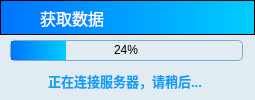
<?xml version="1.0" encoding="UTF-8"?>
<ui version="4.0">
 <class>loadingDlg</class>
 <widget class="QDialog" name="loadingDlg">
  <property name="geometry">
   <rect>
    <x>0</x>
    <y>0</y>
    <width>255</width>
    <height>100</height>
   </rect>
  </property>
  <property name="minimumSize">
   <size>
    <width>255</width>
    <height>100</height>
   </size>
  </property>
  <property name="maximumSize">
   <size>
    <width>255</width>
    <height>100</height>
   </size>
  </property>
  <property name="windowTitle">
   <string>Dialog</string>
  </property>
  <property name="styleSheet">
   <string notr="true">background-color: #e1ebf2;
</string>
  </property>
  <widget class="QProgressBar" name="progressBar">
   <property name="geometry">
    <rect>
     <x>10</x>
     <y>40</y>
     <width>233</width>
     <height>21</height>
    </rect>
   </property>
   <property name="minimumSize">
    <size>
     <width>233</width>
     <height>0</height>
    </size>
   </property>
   <property name="maximumSize">
    <size>
     <width>233</width>
     <height>16777215</height>
    </size>
   </property>
   <property name="styleSheet">
    <string notr="true">QProgressBar{border: 1px solid #7cadc9;border-radius: 5px;text-align: center; }
QProgressBar::chunk
{background:qlineargradient(spread:pad,x1:0,y1:0,x2:1,y2:0,stop:0 #0073ff,stop:1 #00cdff);}</string>
   </property>
   <property name="value">
    <number>24</number>
   </property>
  </widget>
  <widget class="QFrame" name="frame">
   <property name="geometry">
    <rect>
     <x>0</x>
     <y>0</y>
     <width>255</width>
     <height>35</height>
    </rect>
   </property>
   <property name="minimumSize">
    <size>
     <width>255</width>
     <height>35</height>
    </size>
   </property>
   <property name="maximumSize">
    <size>
     <width>255</width>
     <height>35</height>
    </size>
   </property>
   <property name="styleSheet">
    <string notr="true">
font:23pt;
font-family:Microsoft Yahei;
background:qlineargradient(spread:pad, x1:0, y1:0, x2:1, y2:0, stop:0 #0073ff, stop:1 #00cdff);
</string>
   </property>
   <property name="frameShape">
    <enum>QFrame::StyledPanel</enum>
   </property>
   <property name="frameShadow">
    <enum>QFrame::Raised</enum>
   </property>
   <widget class="QLabel" name="timeLabel_2">
    <property name="geometry">
     <rect>
      <x>1</x>
      <y>0</y>
      <width>33</width>
      <height>33</height>
     </rect>
    </property>
    <property name="minimumSize">
     <size>
      <width>33</width>
      <height>33</height>
     </size>
    </property>
    <property name="maximumSize">
     <size>
      <width>33</width>
      <height>33</height>
     </size>
    </property>
    <property name="font">
     <font>
      <family>Microsoft Yahei</family>
      <pointsize>23</pointsize>
      <weight>50</weight>
      <italic>false</italic>
      <bold>false</bold>
     </font>
    </property>
    <property name="styleSheet">
     <string notr="true">background:transparent;</string>
    </property>
    <property name="text">
     <string/>
    </property>
    <property name="pixmap">
     <pixmap resource="../icon/pictures.qrc">:/new/background/特来电.ico</pixmap>
    </property>
    <property name="scaledContents">
     <bool>true</bool>
    </property>
    <property name="wordWrap">
     <bool>false</bool>
    </property>
   </widget>
   <widget class="QLabel" name="timeLabel">
    <property name="geometry">
     <rect>
      <x>40</x>
      <y>2</y>
      <width>81</width>
      <height>31</height>
     </rect>
    </property>
    <property name="maximumSize">
     <size>
      <width>200</width>
      <height>60</height>
     </size>
    </property>
    <property name="font">
     <font>
      <family>Microsoft Yahei</family>
      <pointsize>12</pointsize>
      <weight>50</weight>
      <italic>false</italic>
      <bold>false</bold>
     </font>
    </property>
    <property name="styleSheet">
     <string notr="true">background:transparent;
font:12pt;
color:white;</string>
    </property>
    <property name="text">
     <string>获取数据</string>
    </property>
    <property name="scaledContents">
     <bool>true</bool>
    </property>
    <property name="wordWrap">
     <bool>false</bool>
    </property>
   </widget>
   <widget class="QPushButton" name="cancelPushButton">
    <property name="geometry">
     <rect>
      <x>220</x>
      <y>0</y>
      <width>35</width>
      <height>35</height>
     </rect>
    </property>
    <property name="minimumSize">
     <size>
      <width>35</width>
      <height>35</height>
     </size>
    </property>
    <property name="maximumSize">
     <size>
      <width>35</width>
      <height>35</height>
     </size>
    </property>
    <property name="styleSheet">
     <string notr="true">QPushButton
{
    font-family:Microsoft Yahei;
    color:white;
    background:transparent;
    border-radius:5px;
	font: 12pt;
}

QPushButton:hover
{
    background-color:red;
}

QPushButton:pressed
{
    background-color:deepskyblue;
    padding-left:2px;
    padding-top:2px;
}
QPushButton:unpressed
{
    background-color:rgb(0 , 100 , 0);
    padding-left:2px;
    padding-top:2px;
}</string>
    </property>
    <property name="text">
     <string/>
    </property>
    <property name="icon">
     <iconset resource="../icon/pictures.qrc">
      <normaloff>:/new/background/x.ico</normaloff>:/new/background/x.ico</iconset>
    </property>
   </widget>
  </widget>
  <widget class="QLabel" name="timeLabel_3">
   <property name="geometry">
    <rect>
     <x>48</x>
     <y>70</y>
     <width>191</width>
     <height>21</height>
    </rect>
   </property>
   <property name="maximumSize">
    <size>
     <width>200</width>
     <height>60</height>
    </size>
   </property>
   <property name="font">
    <font>
     <family>微软雅黑</family>
     <pointsize>10</pointsize>
     <weight>75</weight>
     <italic>false</italic>
     <bold>true</bold>
    </font>
   </property>
   <property name="styleSheet">
    <string notr="true">color: #0f9ef7;
border-radius:5px;
font:10pt;
font:bold;
font-family:微软雅黑;</string>
   </property>
   <property name="text">
    <string>正在连接服务器，请稍后...</string>
   </property>
   <property name="scaledContents">
    <bool>true</bool>
   </property>
   <property name="wordWrap">
    <bool>false</bool>
   </property>
  </widget>
 </widget>
 <resources>
  <include location="../icon/pictures.qrc"/>
 </resources>
 <connections/>
</ui>
